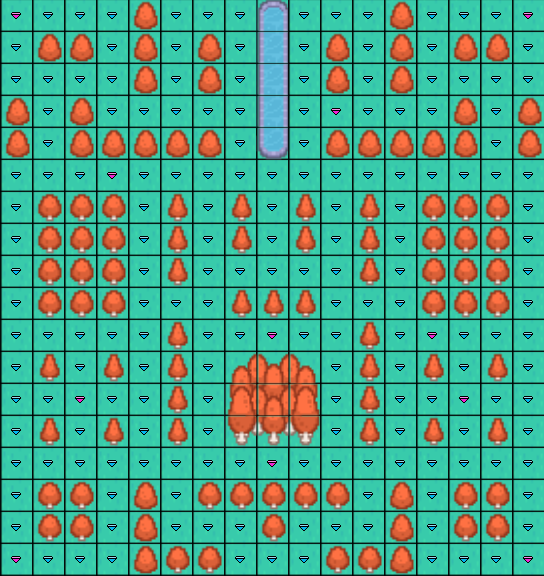

This is a level from a 2D game, rendered from its Tiled map with the project's own tilesets. A one-line summary and the complete map file follow:
An orthogonal 17x18 tile map with 32x32 px tiles, 6 tile layers (Ground, Trees, Trees2, Trees3, ...), 3 tilesets.

<map version="1.10" tiledversion="1.11.2" orientation="orthogonal" renderorder="right-down" width="17" height="18" tilewidth="32" tileheight="32" infinite="0" nextlayerid="12" nextobjectid="39">
 <editorsettings>
  <export target="mapa.lua" format="lua" />
 </editorsettings>
 <tileset firstgid="1" name="tilemap32" tilewidth="32" tileheight="32" spacing="1" tilecount="486" columns="27">
  <image source="tilemap32.png" width="890" height="593" />
 </tileset>
 <tileset firstgid="487" name="diamond32" tilewidth="32" tileheight="32" tilecount="1" columns="1">
  <image source="../sprites/diamond/diamond32.png" width="32" height="32" />
 </tileset>
 <tileset firstgid="488" name="pinkDiamond32" tilewidth="32" tileheight="32" tilecount="1" columns="1">
  <image source="../sprites/diamond/pinkDiamond32.png" width="32" height="32" />
 </tileset>
 <layer id="1" name="Ground" width="17" height="18">
  <data encoding="csv">
29,29,29,29,29,29,29,29,29,29,29,29,29,29,29,29,29,
29,29,29,29,29,29,29,29,29,29,29,29,29,29,29,29,29,
29,29,29,29,29,29,29,29,29,29,29,29,29,29,29,29,29,
29,29,29,29,29,29,29,29,29,29,29,29,29,29,29,29,29,
29,29,29,29,29,29,29,29,29,29,29,29,29,29,29,29,29,
29,29,29,29,29,29,29,29,29,29,29,29,29,29,29,29,29,
29,29,29,29,29,29,29,29,29,29,29,29,29,29,29,29,29,
29,29,29,29,29,29,29,29,29,29,29,29,29,29,29,29,29,
29,29,29,29,29,29,29,29,29,29,29,29,29,29,29,29,29,
29,29,29,29,29,29,29,29,29,29,29,29,29,29,29,29,29,
29,29,29,29,29,29,29,29,29,29,29,29,29,29,29,29,29,
29,29,29,29,29,29,29,29,29,29,29,29,29,29,29,29,29,
29,29,29,29,29,29,29,29,29,29,29,29,29,29,29,29,29,
29,29,29,29,29,29,29,29,29,29,29,29,29,29,29,29,29,
29,29,29,29,29,29,29,29,29,29,29,29,29,29,29,29,29,
29,29,29,29,29,29,29,29,29,29,29,29,29,29,29,29,29,
29,29,29,29,29,29,29,29,29,29,29,29,29,29,29,29,29,
29,29,29,29,29,29,29,29,29,29,29,29,29,29,29,29,29
</data>
 </layer>
 <layer id="2" name="Trees" width="17" height="18">
  <data encoding="csv">
0,0,0,0,320,0,0,0,178,0,0,0,320,0,0,0,0,
0,320,320,0,320,0,320,0,205,0,320,0,320,0,320,320,0,
0,0,0,0,320,0,320,0,205,0,320,0,320,0,0,0,0,
320,0,320,0,0,0,0,0,205,0,0,0,0,0,320,0,320,
320,0,320,320,320,320,0,0,232,0,0,320,320,320,320,0,320,
0,0,0,0,0,0,0,0,0,0,0,0,0,0,0,0,0,
0,374,374,374,0,347,0,347,0,347,0,347,0,374,374,374,0,
0,374,374,374,0,347,0,347,0,347,0,347,0,374,374,374,0,
0,374,374,374,0,347,0,0,0,0,0,347,0,374,374,374,0,
0,374,374,374,0,0,0,347,347,347,0,0,0,374,374,374,0,
0,0,0,0,0,347,0,0,0,0,0,347,0,0,0,0,0,
0,347,0,347,0,347,0,316,317,318,0,347,0,347,0,347,0,
0,0,0,0,0,347,0,343,344,345,0,347,0,0,0,0,0,
0,347,0,347,0,347,0,370,371,372,0,347,0,347,0,347,0,
0,0,0,0,0,0,0,0,0,0,0,0,0,0,0,0,0,
0,374,374,0,320,0,374,374,374,374,374,0,320,0,374,374,0,
0,374,374,0,320,0,0,0,374,0,0,0,320,0,374,374,0,
0,0,0,0,320,374,374,0,0,0,374,374,320,0,0,0,0
</data>
 </layer>
 <layer id="6" name="Trees2" width="17" height="18">
  <data encoding="csv">
0,0,0,0,0,0,0,0,0,0,0,0,0,0,0,0,0,
0,0,0,0,0,0,0,0,0,0,0,0,0,0,0,0,0,
0,0,0,0,0,0,0,0,0,0,0,0,0,0,0,0,0,
0,0,0,0,0,0,0,0,0,0,0,0,0,0,0,0,0,
0,0,0,0,0,0,0,0,0,0,0,0,0,0,0,0,0,
0,0,0,0,0,0,0,0,0,0,0,0,0,0,0,0,0,
0,0,0,0,0,0,0,0,0,0,0,0,0,0,0,0,0,
0,0,0,0,0,0,0,0,0,0,0,0,0,0,0,0,0,
0,0,0,0,0,0,0,0,0,0,0,0,0,0,0,0,0,
0,0,0,0,0,0,0,0,0,0,0,0,0,0,0,0,0,
0,0,0,0,0,0,0,0,0,0,0,0,0,0,0,0,0,
0,0,0,0,0,0,0,315,0,315,0,0,0,0,0,0,0,
0,0,0,0,0,0,0,342,0,342,0,0,0,0,0,0,0,
0,0,0,0,0,0,0,341,0,341,0,0,0,0,0,0,0,
0,0,0,0,0,0,0,0,0,0,0,0,0,0,0,0,0,
0,0,0,0,0,0,0,0,0,0,0,0,0,0,0,0,0,
0,0,0,0,0,0,0,0,0,0,0,0,0,0,0,0,0,
0,0,0,0,0,0,0,0,0,0,0,0,0,0,0,0,0
</data>
 </layer>
 <layer id="11" name="Trees3" width="17" height="18">
  <data encoding="csv">
0,0,0,0,0,0,0,0,0,0,0,0,0,0,0,0,0,
0,0,0,0,0,0,0,0,0,0,0,0,0,0,0,0,0,
0,0,0,0,0,0,0,0,0,0,0,0,0,0,0,0,0,
0,0,0,0,0,0,0,0,0,0,0,0,0,0,0,0,0,
0,0,0,0,0,0,0,0,0,0,0,0,0,0,0,0,0,
0,0,0,0,0,0,0,0,0,0,0,0,0,0,0,0,0,
0,0,0,0,0,0,0,0,0,0,0,0,0,0,0,0,0,
0,0,0,0,0,0,0,0,0,0,0,0,0,0,0,0,0,
0,0,0,0,0,0,0,0,0,0,0,0,0,0,0,0,0,
0,0,0,0,0,0,0,0,0,0,0,0,0,0,0,0,0,
0,0,0,0,0,0,0,0,0,0,0,0,0,0,0,0,0,
0,0,0,0,0,0,0,0,0,0,0,0,0,0,0,0,0,
0,0,0,0,0,0,0,314,0,314,0,0,0,0,0,0,0,
0,0,0,0,0,0,0,0,0,0,0,0,0,0,0,0,0,
0,0,0,0,0,0,0,0,0,0,0,0,0,0,0,0,0,
0,0,0,0,0,0,0,0,0,0,0,0,0,0,0,0,0,
0,0,0,0,0,0,0,0,0,0,0,0,0,0,0,0,0,
0,0,0,0,0,0,0,0,0,0,0,0,0,0,0,0,0
</data>
 </layer>
 <layer id="10" name="Diamonds" width="17" height="18">
  <data encoding="csv">
0,487,487,487,0,487,487,487,0,487,487,487,0,487,487,487,0,
487,0,0,487,0,487,0,487,0,487,0,487,0,487,0,0,487,
487,487,487,487,0,487,0,487,0,487,0,487,0,487,487,487,487,
0,487,0,487,487,487,487,487,0,487,0,487,487,487,0,487,0,
0,487,0,0,0,0,320,487,0,487,320,0,0,0,0,487,0,
487,487,487,0,487,487,487,487,487,487,487,487,487,487,487,487,487,
487,0,0,0,487,0,487,0,487,0,487,0,487,0,0,0,487,
487,0,0,0,487,0,487,0,487,0,487,0,487,0,0,0,487,
487,0,0,0,487,0,487,487,487,487,487,0,487,0,0,0,487,
487,0,0,0,487,487,487,0,0,0,487,487,487,0,0,0,487,
487,487,487,487,487,0,487,487,0,487,487,0,487,0,487,487,487,
487,0,487,0,487,0,487,0,0,0,487,0,487,0,487,0,487,
487,487,0,487,487,0,487,0,0,0,487,0,487,487,0,487,487,
487,0,487,0,487,0,487,0,0,0,487,0,487,0,487,0,487,
487,487,487,487,487,487,487,487,0,487,487,487,487,487,487,487,487,
487,0,0,487,0,487,0,0,0,0,0,487,0,487,0,0,487,
487,0,0,487,0,487,487,487,0,487,487,487,0,487,0,0,487,
0,487,487,487,0,0,0,487,487,487,0,0,0,487,487,487,0
</data>
 </layer>
 <layer id="4" name="PinkDiamonds" width="17" height="18">
  <data encoding="csv">
488,0,0,0,0,0,0,0,0,0,0,0,0,0,0,0,488,
0,0,0,0,0,0,0,0,0,0,0,0,0,0,0,0,0,
0,0,0,0,0,0,0,0,0,0,0,0,0,0,0,0,0,
0,0,0,0,0,0,0,0,0,0,488,0,0,0,0,0,0,
0,0,0,0,0,0,0,0,0,0,0,0,0,0,0,0,0,
0,0,0,488,0,0,0,0,0,0,0,0,0,0,0,0,0,
0,0,0,0,0,0,0,0,0,0,0,0,0,0,0,0,0,
0,0,0,0,0,0,0,0,0,0,0,0,0,0,0,0,0,
0,0,0,0,0,0,0,0,0,0,0,0,0,0,0,0,0,
0,0,0,0,0,0,0,0,0,0,0,0,0,0,0,0,0,
0,0,0,0,0,0,0,0,488,0,0,0,0,488,0,0,0,
0,0,0,0,0,0,0,0,0,0,0,0,0,0,0,0,0,
0,0,488,0,0,0,0,0,0,0,0,0,0,0,488,0,0,
0,0,0,0,0,0,0,0,0,0,0,0,0,0,0,0,0,
0,0,0,0,0,0,0,0,488,0,0,0,0,0,0,0,0,
0,0,0,0,0,0,0,0,0,0,0,0,0,0,0,0,0,
0,0,0,0,0,0,0,0,0,0,0,0,0,0,0,0,0,
488,0,0,0,0,0,0,0,0,0,0,0,0,0,0,0,488
</data>
 </layer>
 <objectgroup id="9" name="Walls" />
</map>